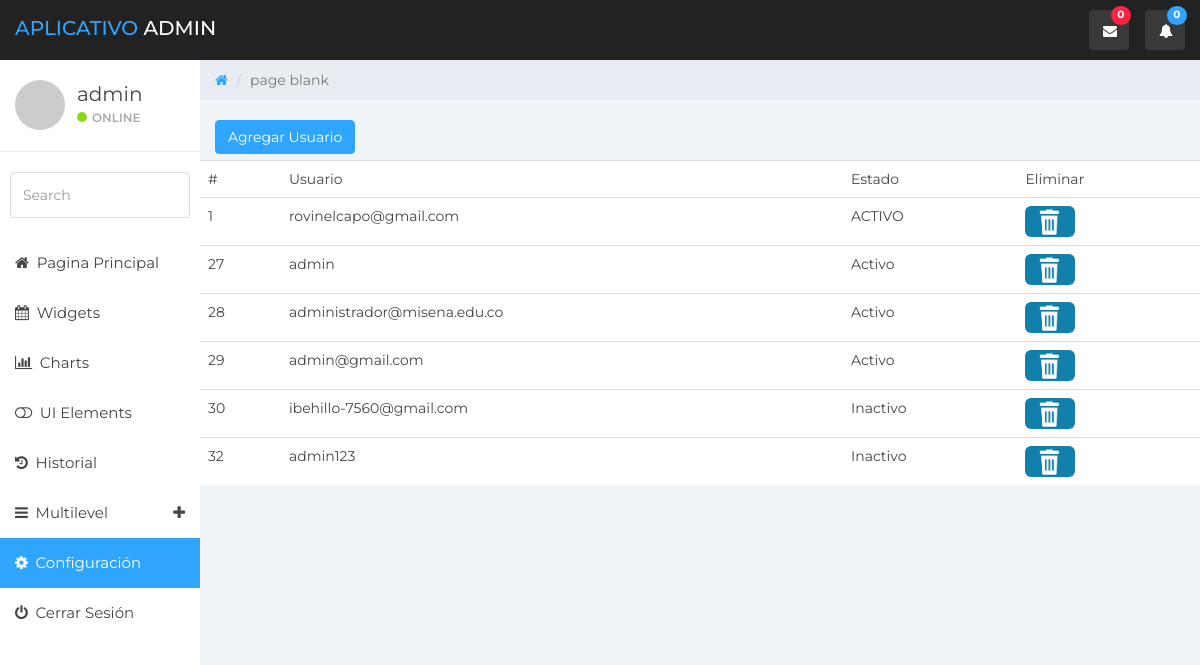
The page /setting.php (signed in) on the database its author committed.
### tables this page shows
CREATE TABLE `usuarios` (
  `id` int(100) NOT NULL,
  `usuario` varchar(30) NOT NULL,
  `password` varchar(30) NOT NULL,
  `nombre_usuario` varchar(20) NOT NULL,
  `Tipo_usuario` varchar(30) NOT NULL,
  `Estado` varchar(20) NOT NULL,
  `Borrar` int(11) NOT NULL
);

### setting.php (the view, shortened to what this page needs)
<?php
 if (isset($_SESSION['usuario'])) {
?>
<!DOCTYPE html>
<html>
<head>
    <?php include ('partials/head.php');  ?>
</head>
<body>
    <?php include ('partials/header-nav.php'); ?>
    <form role="search">
        <div class="form-group">
            <input type="text" class="form-control" placeholder="Search">
        </div>
    </form>
    <ul class="nav menu">
        <li><a href="main.php"><em class="fa fa-home">&nbsp;</em> Pagina Principal</a></li>
        <li><a href="widgets.php"><em class="fa fa-calendar">&nbsp;</em> Widgets</a></li>
        <li><a href="charts.php"><em class="fa fa-bar-chart">&nbsp;</em> Charts</a></li>
        <li><a href="elements.php"><em class="fa fa-toggle-off">&nbsp;</em> UI Elements</a></li>
        <li><a href="panels.php"><em class="fa fa-history">&nbsp;</em> Historial</a></li>
        <li class="parent "><a data-toggle="collapse" href="#sub-item-1">
                <em class="fa fa-navicon">&nbsp;</em> Multilevel <span data-toggle="collapse" href="#sub-item-1"
                    class="icon pull-right"><em class="fa fa-plus"></em></span>
            </a>
        </li>
        <li class="active"><a href="setting.php"><em class="fa fa-gear">&nbsp;</em> Configuración</a></li>
        <li><a href=""><em class="fa fa-power-off">&nbsp;</em> Cerrar Sesión</a></li>
    </ul>
    </div>
    <div class="col-sm-9 col-sm-offset-3 col-lg-10 col-lg-offset-2 main">
        <div class="row">
            <ol class="breadcrumb">
                <li><a href="main.php">
                        <em class="fa fa-home"></em>
                    </a></li>
                <li class="active">page blank</li>
            </ol>
        </div> <br>
        <div class="row">
            <div class="col-lg-12">
                <button type="button" class="btn btn-primary" data-toggle="modal" data-target="#exampleModal">
                    Agregar Usuario
                </button>
                                            <?php
                                                include_once ("checkbox/botton.php");
                                        ?>
            </div> <br><br>
            <div>
                <?php
require("config/crud.php");
$sql=("SELECT * FROM usuarios WHERE borrar=0");
$query=mysqli_query($con,$sql);
echo "<table border=0; class='table table-borderless';>";
echo "<tr  bgcolor=>";
		echo "<td>#</td>";
        echo "<td>Usuario </td>";
        echo "<td>Estado</td>";
        echo "<td>Eliminar</td>";
echo "</tr>";
while($arreglo=mysqli_fetch_array($query)){
    echo "<tr bgcolor=>";
        echo "<td>$arreglo[0]</td>";
        echo "<td>$arreglo[1]</td>";
        echo "<td>$arreglo[5]</td>";
		echo "<td><a href='usuario/borrar.php?id=$arreglo[0]'><img src='img/eliminar.png' class='img-rounded' width='50px'/></a></td>";
    echo "</tr>";
    }
    echo "</table>";
?>
            </div>
        </div>
    </div>
    <?php }else{
	header('location:index.php');
} ?>
</body>
</html>

### partials/head.php (shortened to what this page needs)
<link href="css/bootstrap.min.css" rel="stylesheet">
<link href="css/font-awesome.min.css" rel="stylesheet">
<link href="css/datepicker3.css" rel="stylesheet">
<link href="css/styles.css" rel="stylesheet">

### partials/header-nav.php (shortened to what this page needs)
<nav class="navbar navbar-custom navbar-fixed-top" role="navigation">
<div class="container-fluid">
    <div class="navbar-header">
        <a class="navbar-brand" href="main.php"><span>Aplicativo </span>Admin</a>
        <ul class="nav navbar-top-links navbar-right">
            <li class="dropdown"><a class="dropdown-toggle count-info" data-toggle="dropdown" href="#">
                    <em class="fa fa-envelope"></em><span class="label label-danger">0
                    </span>
                </a>
            </li>
            <li class="dropdown"><a class="dropdown-toggle count-info" data-toggle="dropdown" href="#">
                    <em class="fa fa-bell"></em><span class="label label-info">0
                    </span>
                </a>
            </li>
        </ul>
    </div>
</div>
</nav>
<div id="sidebar-collapse" class="col-sm-3 col-lg-2 sidebar">
    <div class="profile-sidebar">
        <div class="profile-userpic">
            <img src="http://placehold.it/50/30a5ff/fff" class="img-responsive" alt="">
        </div>
        <div class="profile-usertitle">
            <div class="profile-usertitle-name"><?php echo $_SESSION['usuario']; ?></div>
            <div class="profile-usertitle-status"><span class="indicator label-success"></span>Online</div>
        </div>
    </div>

### checkbox/botton.php (shortened to what this page needs)
<!DOCTYPE html>
<html lang="en">
<head>
</head>
<body>
</body>
</html>

### css/styles.css (style rules this page uses)
body { background: #f1f4f7; padding-top: 60px; font-size: 14px; color: #444444; font-family: "Montserrat", "Helvetica Neue", Helvetica, Arial, sans-serif; }
a, a:hover, a:focus { color: #30a5ff; }
input.form-control { border: 1px solid #ddd; box-shadow: none; height: 46px; }
.navbar-custom { background: #222; height: 60px; }
.navbar-header .navbar-brand { color: #fff; font-size: 20px; text-transform: uppercase; font-weight: 500; height: 60px; padding-top: 18px; }
.navbar-header .navbar-brand span { color: #30a5ff; }
.dropdown { background: rgba(255, 255, 255, 0.1); float: left; margin: 10px 8px; padding: 0px; border-radius: 4px; }
.dropdown a.dropdown-toggle { color: #fff; height: 40px; width: 40px; padding-top: 11px; padding-left: 9px; }
.dropdown .label { top: -4px; left: 22px; padding-top: 4px; padding-bottom: 4px; position: absolute; border-radius: 9999px; }
.navbar-top-links li:last-child { margin-right: 15px; }
.dropdown em { margin: 0 5px; }
.btn-primary, .btn-primary:hover, .btn-primary:focus, .btn-primary:active, .btn-primary.active, .open > .dropdown-toggle.btn-primary, .btn-primary.disabled, .btn-primary[disabled], fieldset[disabled] .btn-primary, .btn-primary.disabled:hover, .btn-primary[disabled]:hover, fieldset[disabled] .btn-primary:hover, .btn-primary.disabled:focus, .btn-primary[disabled]:focus, fieldset[disabled] .btn-primary:focus, .btn-primary.disabled:active, .btn-primary[disabled]:active, fieldset[disabled] .btn-primary:active, .btn-primary.disabled.active, .btn-primary[disabled].active, fieldset[disabled] .btn-primary.active { background-color: #30a5ff; border-color: #30a5ff; }
.label-success { background-color: #8ad919; }
.label-info { background-color: #30a5ff; }
.label-danger { background-color: #f9243f; }
.navbar { border: 0; }
.sidebar { display: block; padding: 0; display: none; box-shadow: none; background: #fff; }
.sidebar ul { margin: 20px 0px; }
.sidebar form { padding: 10px 0 0 0; margin: 10px 10px 20px 10px; }
@media (min-width: 768px) { .sidebar { display: block; position: fixed; top: 60px; bottom: 0; left: 0; z-index: 1000; display: block; margin: 0; padding: 0; overflow-x: hidden; overflow-y: auto; } }
@media (min-width: 768px) { .navbar-header { width: 100%; } }
.sidebar ul.nav .active a, .sidebar ul.nav li.parent a.active, .sidebar ul.nav .active > a:hover, .sidebar ul.nav li.parent a.active:hover, .sidebar ul.nav .active > a:focus, .sidebar ul.nav li.parent a.active:focus { color: #fff; background-color: #30a5ff; }
.sidebar ul.nav li a { height: 50px; font-size: 15px; line-height: 2em; color: #444444; }
.profile-sidebar { padding: 10px 0; border-bottom: 1px solid #e9ecf2; }
.indicator { width: 10px; height: 10px; display: inline-block; border-radius: 9999px; margin-right: 5px; }
.profile-userpic img { float: left; margin: 10px 0px 0px 15px; width: 50px; height: 50px; border-radius: 9999px !important; }
.profile-usertitle { float: left; text-align: left; margin: 10px 0 0 12px; }
.profile-usertitle-name { font-size: 20px; margin-bottom: 0px; }
.profile-usertitle-status { text-transform: uppercase; color: #AAA; font-size: 12px; font-weight: 600; margin-bottom: 15px; }
.breadcrumb { border-radius: 0; padding: 10px 15px 10px 15px; background: #e9ecf2; margin: 0; }
.table { background: #fff; }

### rows shown on the page
usuarios: id "1", usuario "rovinelcapo@gmail.com", Estado "ACTIVO"
usuarios: id "27", usuario "admin", Estado "Activo"
usuarios: id "28", usuario "administrador@misena.edu.co", Estado "Activo"
usuarios: id "29", usuario "admin@gmail.com", Estado "Activo"
usuarios: id "30", usuario "ibehillo-7560@gmail.com", Estado "Inactivo"
usuarios: id "32", usuario "admin123", Estado "Inactivo"

### other values the page prints
$_SESSION['usuario'] "admin"
